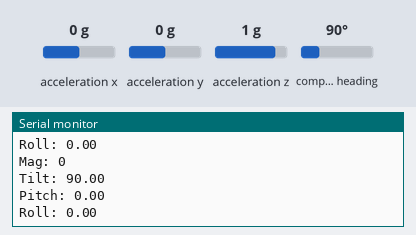
Bench run of a sketch on a simulated Arduino Uno, built with avr-gcc and run on an emulated ATmega328P. Parts: the last lines printed to the serial monitor. Wiring (inferred from the names in the program): HMC5883L compass at I2C address 0x1E. The test bench sets the inputs (shaded band); at power-on: acceleration x 0 g, acceleration y 0 g, acceleration z 1 g, compass heading 90°.

Above: at 1.2 s.
1.3 s: acceleration x set to -1.4 g
At 1.47 s:
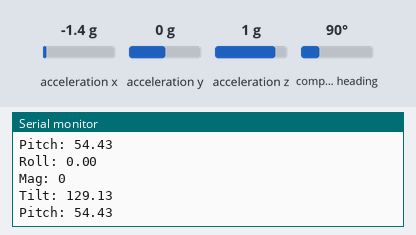
2.8 s: acceleration y set to -1.4 g
At 3.98 s:
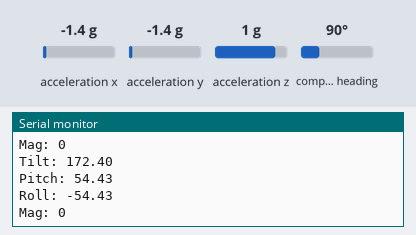
4.3 s: acceleration z set to -1.4 g
At 4.4 s:
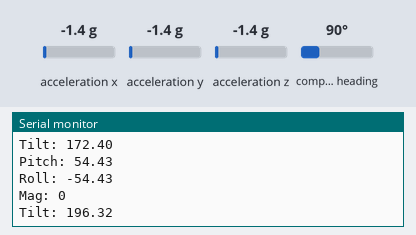
5.8 s: compass heading set to 180°
At 5.87 s:
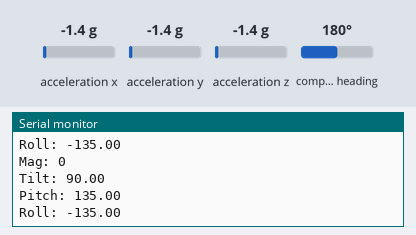
Timing chart, 0 to 8.8 s (numbered marks = the images above; inputs shaded):
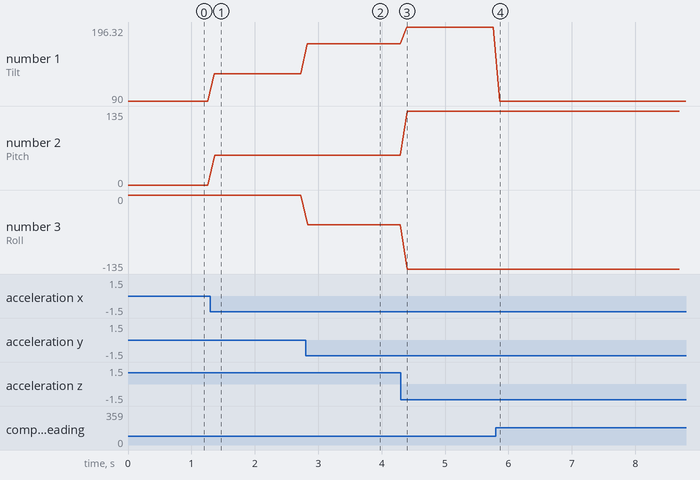

The sketch:

Tilt_Compensated_Compass.ino
```cpp
#include <Wire.h>
#include <ADXL345.h>
#include <Math.h>

#define address 0x1E
#define accConv 0.0039

ADXL345 adxl;

int mX,mY,mZ,magHeading,aX,aY,aZ;
float pitch,roll,heading,CMx,CMy,accX,accY,accZ;
const float pi = 3.14159;


void setup() {
  Serial.begin(115200);
  Wire.begin();
  adxl.powerOn();
  adxl.setFreeFallThreshold(7);
  adxl.setFreeFallDuration(45);

  initMag();
}

void loop() {
  getAcc();
  getMag();
  calcTiltHeading();
  Serial.print("Mag: ");
  Serial.println(magHeading);
  Serial.print("Tilt: ");
  Serial.println(heading);
  Serial.print("Pitch: ");
  Serial.println(pitch*(180/PI));
  Serial.print("Roll: ");
  Serial.println(roll*(180/PI));
  delay(100);

}

void initMag(){
  Wire.beginTransmission(address); //open communication with HMC5883
  Wire.write(0x02); //select mode register
  Wire.write(0x00); //continuous measurement mode
  Wire.endTransmission();
}

void getMag(){
  Wire.beginTransmission(address);
  Wire.write(0x03); //select register 3, X MSB register
  Wire.endTransmission();

  Wire.requestFrom(address, 6);
  if(6<=Wire.available()){
    mX = Wire.read()<<8; //X msb
    mX |= Wire.read(); //X lsb
    mZ = Wire.read()<<8; //Z msb
    mZ |= Wire.read(); //Z lsb
    mY = Wire.read()<<8; //Y msb
    mY |= Wire.read(); //Y lsb

  }

}

void getAcc(){
  adxl.readAccel(&aX, &aY, &aZ);

  accX = aX * accConv;
  accY = aY * accConv;
  accZ = aZ * accConv;
  pitch = atan2(-accX,accZ);
  roll = atan2(accY,accZ);
}

void calcTiltHeading(){

  CMx = mX * cos(pitch) + mZ * sin(pitch);
  CMy = mX * sin(roll) * sin(pitch) + mY * cos(roll) - mZ * sin(roll) * cos(pitch);
  heading = atan2(CMy,CMx);
  if (heading < 0){heading += 2*PI;}
  if (heading > 2*PI) {heading -= 2*PI;}
  heading = heading * (180/PI);
}
```

Measured:
- after the input at 1.3 s, the serial monitor: prints a new line after 0.06 s (image 1)
- after the input at 2.8 s, the serial monitor: prints a new line at once (image 2)
- after the input at 4.3 s, the serial monitor: prints a new line after 0.10 s (image 3)
- after the input at 5.8 s, the serial monitor: prints a new line after 0.07 s (image 4)
- plotted number 1: 90 → 129.13 after the input at 1.3 s, 129.13 → 172.4 after the input at 2.8 s, 172.4 → 196.32 after the input at 4.3 s, 196.32 → 90 after the input at 5.8 s
- plotted number 2: 0 → 54.43 after the input at 1.3 s, 54.43 → 135 after the input at 4.3 s
- plotted number 3: 0 → -54.43 after the input at 2.8 s, -54.43 → -135 after the input at 4.3 s
